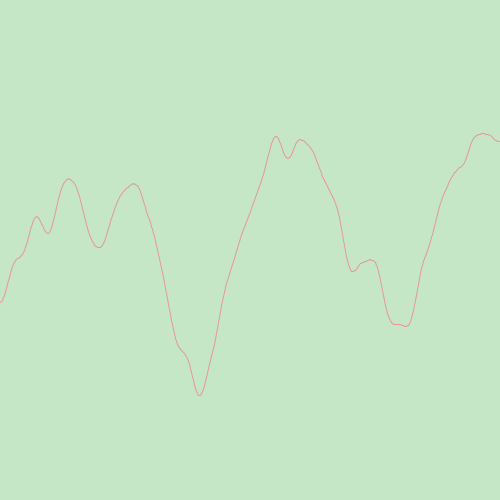
Frame 1 (no input)
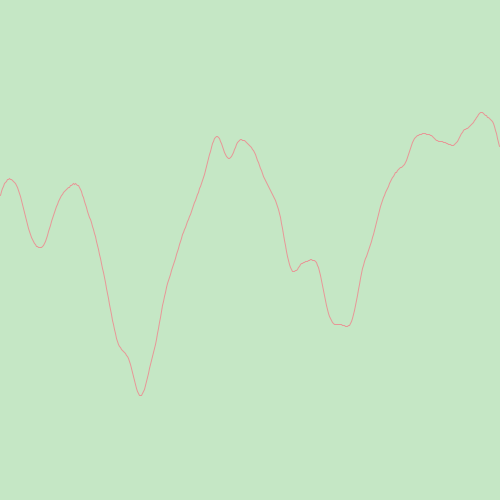
Frame 60 (the mouse pressed at the canvas centre just before this capture)
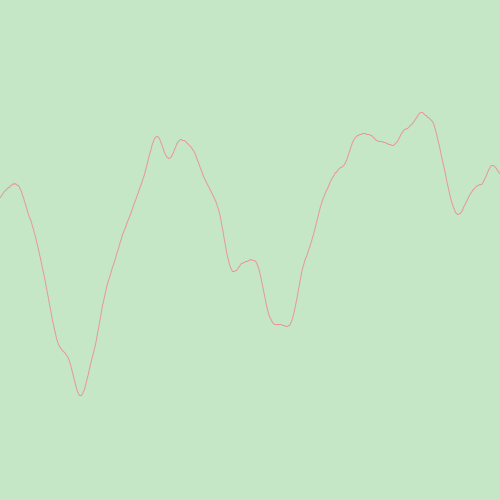
Frame 120 (the mouse held since frame 60 and released just before this capture)

The Processing sketch that drew these frames (run headless with seeded random() and noise(); from frame 60 on, the mouse is pressed at the canvas centre):

// Processing sketch: Graphing_NoiseWave_Animated
// ── Graphing_NoiseWave_Animated.pde
/*
 ITP Unconference Generative Algorithm Workshop by Liu Chang
 1.18.2017 @ITP Unconference, New York
 
 Below is a code example for the exercise section.
 Only for education purpose.
 
 Workshop Repo: github.com/CICILIU/Generative-Algorithm-with-Video-Feed
 Website: www.liuchang.work/
 
 */
float y;
float xoffset;
float  inc = 0.01;//increase
float start = 0;

void setup() {
  size(500, 500);
  //noiseDetail(20);
}

void draw() {
  background(197, 231, 197);
  stroke(16, 151, 234);
  noFill();
  beginShape();
  xoffset = start;


  for (int x= 0; x<width; x++) {

    xoffset = xoffset +inc;
    y = map(noise(xoffset), 0, 1, 0, height);

    stroke(231, 151, 151);
    vertex(x, y);
  }
  endShape();
  start += inc;
  //noLoop();
}
